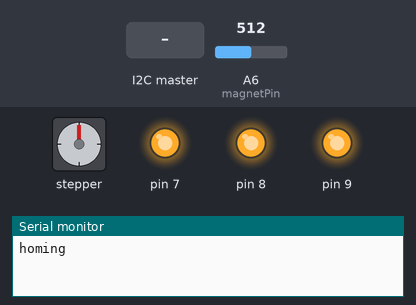
Bench run of a sketch on a simulated Arduino Nano, built with avr-gcc and run on an emulated ATmega328P. Parts: stepper motor, output pins drawn as LEDs (lit = HIGH), the last lines printed to the serial monitor. Wiring (inferred from the names in the program): stepper motor driver (200 steps per turn assumed): step pin 3; direction pin 4; enable pin 5. The test bench sets the inputs (shaded band); at power-on: A6 (magnetPin) = 512. Pins used as bus, display or sensor lines are not drawn.

Above: at 2.2 s.
2.3 s: A6 (magnetPin) set to 107
5.3 s: A6 (magnetPin) set to 95
At 7.6 s:
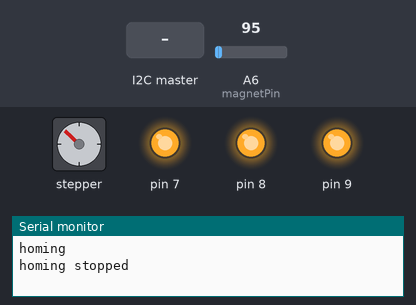
7.9 s: the I2C master sends the byte 1
At 8.8 s:
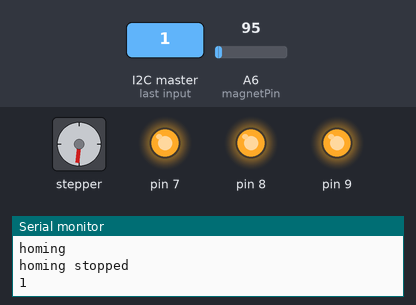
9.4 s: the I2C master sends the byte 0
At 11.7 s:
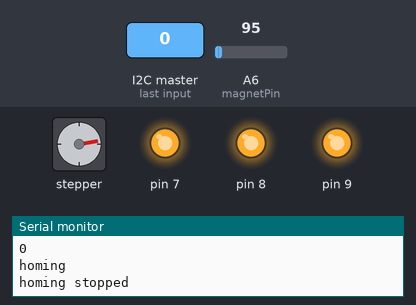
12.0 s: the I2C master sends the byte 90
At 12.7 s:
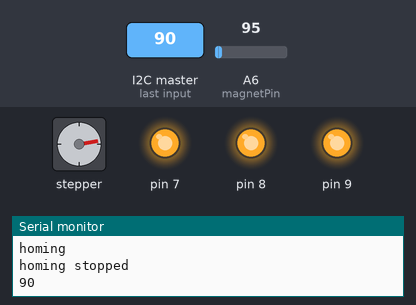
15.0 s: the I2C master sends the byte 200
Timing chart, 0 to 22.2 s (numbered marks = the images above; inputs shaded):
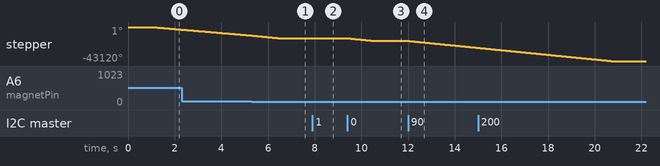

Measured:
- the behaviour switches between 100 and 99 on A6 (magnetPin) (found by bisection; images 0 and 1)
- after the input at 7.9 s, stepper: turns 128° counter-clockwise, starting at once
- after the input at 9.4 s, stepper: turns 3346° counter-clockwise in 1.1 s, starting at once
- after the input at 12.0 s, stepper: keeps turning counter-clockwise at about 2933°/s, starting at once

The sketch:

SplitFlapSlave.ino
```cpp
#include <Wire.h>

#define slaveAddr 8
#define magnetPin A6
#define enablePin 5
#define directionPin 4
#define stepPin 3

int offset = 1858;
int currentPos;
int homingOffset;
bool homing;

byte lastValue;
byte payload;

void setup() {
  Serial.begin(9600);
  Wire.begin(slaveAddr);
  Wire.onReceive(receiveData);
  homing = true;
  pinMode(enablePin, OUTPUT);
  pinMode(directionPin, OUTPUT);
  pinMode(stepPin, OUTPUT);
  pinMode(7, OUTPUT);
  pinMode(8, OUTPUT);
  pinMode(9, OUTPUT);

  digitalWrite(directionPin, LOW);
  digitalWrite(7, HIGH); // MS2
  digitalWrite(8, HIGH); // MS1
  digitalWrite(9, HIGH); // MS3

  delay(1000);
  digitalWrite(enablePin, LOW);

}

void loop()
{
  while(homing)
  {
    homingSeq();
  }

}

void homingSeq()
{
  Serial.println("homing");
  while(homing)
  {
    digitalWrite(stepPin, HIGH);
    delayMicroseconds(5);
    digitalWrite(stepPin, LOW);
    delayMicroseconds(600);
    if(analogRead(magnetPin) < 100)
    {
      homing = false;
      Serial.println("homing stopped");
      currentPos = 0;
    }
  }
  for(int i = 0; i < offset; i++)
  {
    digitalWrite(stepPin, HIGH);
    delayMicroseconds(5);
    digitalWrite(stepPin, LOW);
    delayMicroseconds(600);
  }
}

void receiveData()
{
  while(Wire.available())
  {
    payload = Wire.read();
    Serial.println(payload);
    updateBoard();
    lastValue = payload;
  }
}

void updateBoard()
{

  if(int(payload) == 0)
  {
    homing = true;
  }
  else if(lastValue == payload)
  {
    for(int i = 0; i < 3200; i++)
    {
      digitalWrite(stepPin, HIGH);
      delayMicroseconds(5);
      digitalWrite(stepPin, LOW);
      delayMicroseconds(600);
    }
  }
  else
  {
    int aimPos = int(payload) * 71;
    int motorDiff = aimPos - currentPos;
    int motorMove;
    if(motorDiff < 0)
    {
      motorMove = 3200 + motorDiff;
    }
    else
    {
      motorMove = motorDiff;
    }
    for(int i = 0; i < motorMove; i++)
    {
      digitalWrite(stepPin, HIGH);
      delayMicroseconds(5);
      digitalWrite(stepPin, LOW);
      delayMicroseconds(600);
    }

    currentPos = aimPos;
  }

}
```
